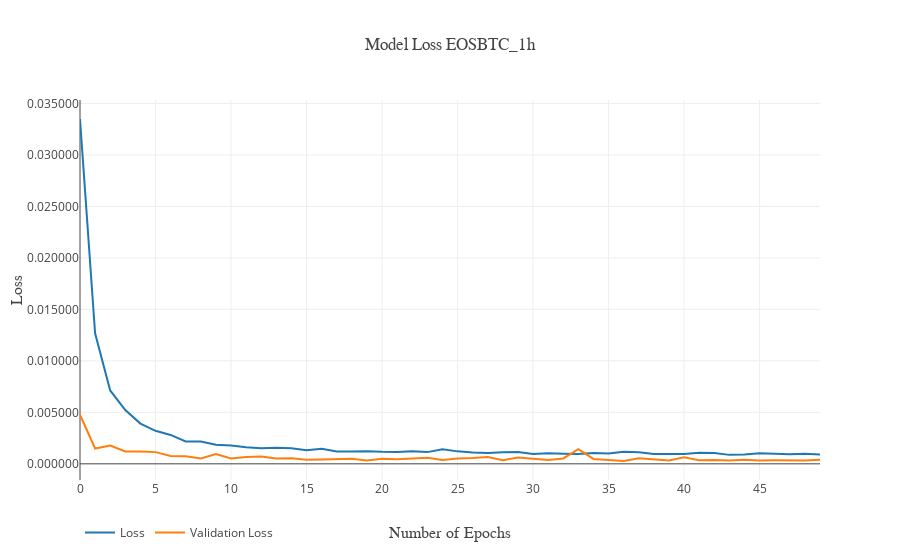
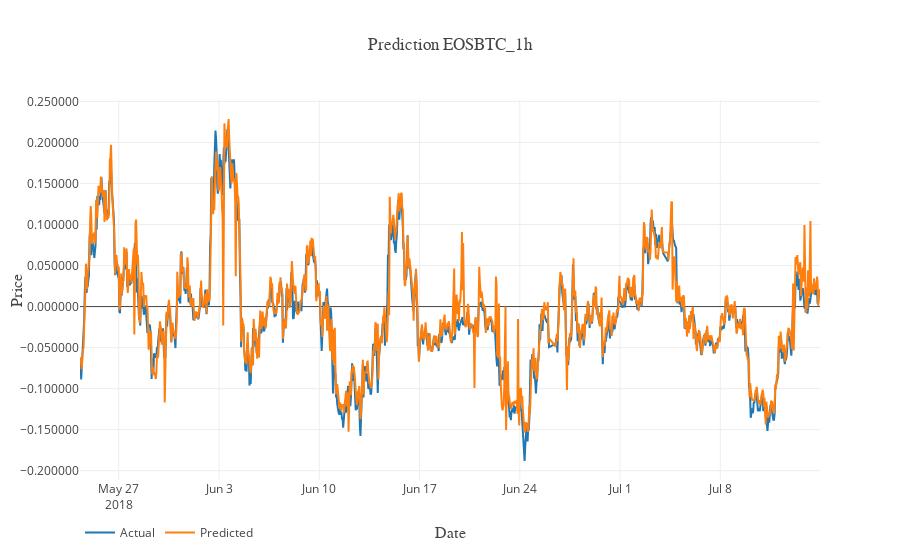

The notebook cell saved with these charts, in order:
### Code cell
# plot model loss
plotly_loss(history, label)

# plot prediction results
plotly_prediction(predict_df, Y_test, label)

### Figure 1 — Plotly figure (JSON) as saved in the notebook; plotly's stock layout.template omitted (floating-point values rounded to 4 significant figures)
{"data": [{"name": "Loss", "type": "scatter", "x": [0, 1, 2, 3, 4, 5, 6, 7, 8, 9, 10, 11, 12, 13, 14, 15, 16, 17, 18, 19, 20, 21, 22, 23, 24, 25, 26, 27, 28, 29, 30, 31, 32, 33, 34, 35, 36, 37, 38, 39, 40, 41, 42, 43, 44, 45, 46, 47, 48, 49], "y": [0.03349, 0.01268, 0.007125, 0.005227, 0.003908, 0.00321, 0.002808, 0.002182, 0.002163, 0.00185, 0.001787, 0.001606, 0.001525, 0.001559, 0.001508, 0.001309, 0.001472, 0.001196, 0.001198, 0.001227, 0.001167, 0.001141, 0.001234, 0.001139, 0.00141, 0.001212, 0.0011, 0.001051, 0.001129, 0.001139, 0.0009671, 0.001018, 0.0009698, 0.0009475, 0.001048, 0.001005, 0.001184, 0.001126, 0.0009469, 0.0009556, 0.0009672, 0.00107, 0.001063, 0.000871, 0.0009053, 0.001021, 0.0009581, 0.0009206, 0.0009862, 0.0009161]}, {"name": "Validation Loss", "type": "scatter", "x": [0, 1, 2, 3, 4, 5, 6, 7, 8, 9, 10, 11, 12, 13, 14, 15, 16, 17, 18, 19, 20, 21, 22, 23, 24, 25, 26, 27, 28, 29, 30, 31, 32, 33, 34, 35, 36, 37, 38, 39, 40, 41, 42, 43, 44, 45, 46, 47, 48, 49], "y": [0.004765, 0.001488, 0.001774, 0.001206, 0.0012, 0.001139, 0.0007641, 0.0007399, 0.0005312, 0.0009415, 0.0005182, 0.0006664, 0.0007125, 0.0005218, 0.0005392, 0.0003951, 0.0004241, 0.0004522, 0.0004854, 0.0003248, 0.0005033, 0.0004437, 0.000507, 0.0005855, 0.0003651, 0.0005107, 0.0005649, 0.0006528, 0.0003592, 0.0006082, 0.0004902, 0.0003693, 0.0005232, 0.001422, 0.0004804, 0.0003747, 0.0002761, 0.000549, 0.0004568, 0.0003328, 0.0006486, 0.0003462, 0.0003779, 0.0003359, 0.0003935, 0.0003225, 0.0003386, 0.0003381, 0.0003147, 0.0004048]}], "layout": {"legend": {"orientation": "h"}, "title": "Model Loss EOSBTC_1h", "titlefont": {"family": "Courier New, monospace"}, "xaxis": {"title": "Number of Epochs", "titlefont": {"family": "Courier New, monospace", "size": 16}}, "yaxis": {"hoverformat": ".8f", "tickformat": ".6f", "title": "Loss", "titlefont": {"family": "Courier New, monospace", "size": 16}}}}

### Figure 2 — Plotly figure (JSON) as saved in the notebook; plotly's stock layout.template omitted (floating-point values rounded to 4 significant figures; data arrays with more than 128 entries replaced by an {"elided": "..."} marker saying what was removed)
{"data": [{"name": "Actual", "type": "scatter", "x": {"elided": "1223 int values"}, "y": {"elided": "1223 float values"}}, {"name": "Predicted", "type": "scatter", "x": {"elided": "1223 int values"}, "y": {"elided": "1223 float values"}}], "layout": {"legend": {"orientation": "h"}, "title": "Prediction EOSBTC_1h", "titlefont": {"family": "Courier New, monospace"}, "xaxis": {"title": "Date", "titlefont": {"family": "Courier New, monospace", "size": 16}, "type": "date"}, "yaxis": {"hoverformat": ".8f", "tickformat": ".6f", "title": "Price", "titlefont": {"family": "Courier New, monospace", "size": 16}}}}
